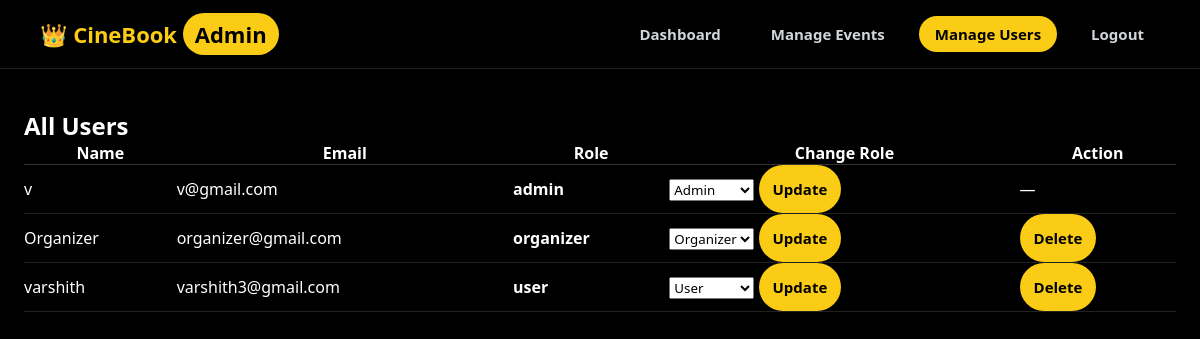
/admin/users (signed in), run on an earlier commit of the app's database.
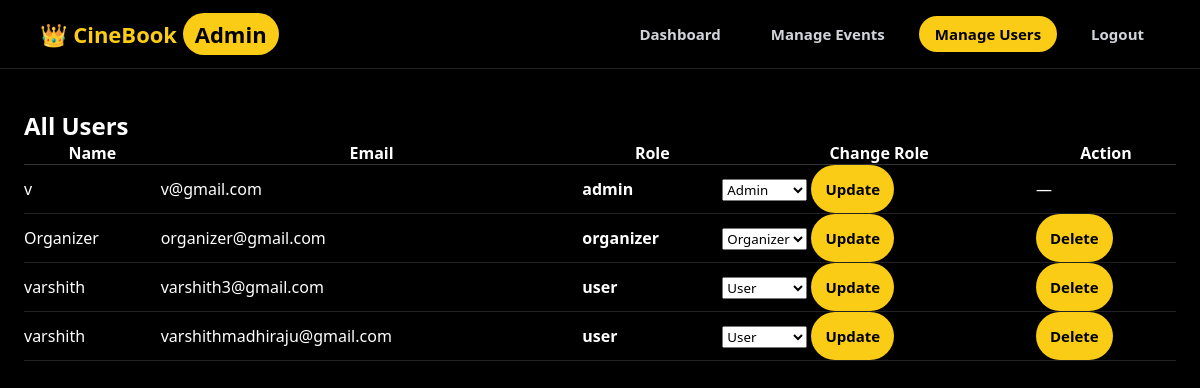
And on a later commit of the database.
### tables this page shows
CREATE TABLE users (
    id INTEGER PRIMARY KEY AUTOINCREMENT,
    name TEXT,
    email TEXT UNIQUE,
    password TEXT,
    role TEXT
);

### app.py (the view)
@app.route("/admin/users")
def admin_users():
    if session.get("role") != "admin":
        return redirect("/home")
    con = get_db()
    cur = con.cursor()
    cur.execute("SELECT id,name,email,role FROM users")
    users = cur.fetchall()
    con.close()
    return render_template("admin_users.html", users=users)

### app.py (called while the page is built)
def get_db():
    return sqlite3.connect("database.db", check_same_thread=False)

### templates/admin_users.html (shortened to what this page needs)
<!DOCTYPE html>
<html lang="en">
<head>
    <link rel="stylesheet" href="{{ url_for('static', filename='style.css') }}">
</head>
<body>
<header class="header">
    <div class="logo">👑 CineBook <span class="admin-badge">Admin</span></div>
    <nav class="nav">
        <a href="/admin/dashboard" class="nav-link">Dashboard</a>
        <a href="/admin/events" class="nav-link">Manage Events</a>
        <a href="/admin/users" class="btn-yellow">Manage Users</a>
        <a href="/logout" class="nav-link logout">Logout</a>
    </nav>
</header>
<section class="movies">
    <h2>All Users</h2>
    <table style="width:100%; color:white; border-collapse:collapse;">
        <thead>
            <tr style="border-bottom:1px solid #333;">
                <th>Name</th>
                <th>Email</th>
                <th>Role</th>
                <th>Change Role</th>
                <th>Action</th>
            </tr>
        </thead>
        <tbody>
        {% for u in users %}
            <tr style="border-bottom:1px solid #222;">
                <td>{{ u[1] }}</td>
                <td>{{ u[2] }}</td>
                <td><strong>{{ u[3] }}</strong></td>
                <td>
                    <form method="POST" action="/admin/users/role/{{ u[0] }}">
                        <select name="role">
                            <option value="user" {% if u[3]=='user' %}selected{% endif %}>User</option>
                            <option value="organizer" {% if u[3]=='organizer' %}selected{% endif %}>Organizer</option>
                            <option value="admin" {% if u[3]=='admin' %}selected{% endif %}>Admin</option>
                        </select>
                        <button type="submit" class="btn-yellow">Update</button>
                    </form>
                </td>
                <td>
                    {% if u[3] != 'admin' %}
                    <a href="/admin/users/delete/{{ u[0] }}"
                       class="btn-yellow"
                       onclick="return confirm('Delete this user?')">
                        Delete
                    </a>
                    {% else %}
                    —
                    {% endif %}
                </td>
            </tr>
        {% endfor %}
        </tbody>
    </table>
</section>
</body>
</html>

### static/style.css (style rules this page uses)
* { margin: 0; padding: 0; box-sizing: border-box; font-family: 'Segoe UI', sans-serif; }
body { background: #000; color: #fff; }
.header { display: flex; justify-content: space-between; align-items: center; padding: 16px 40px; border-bottom: 1px solid #222; }
.logo { color: #facc15; font-size: 22px; font-weight: bold; }
.nav { display: flex; align-items: center; gap: 18px; }
.nav a, .nav button { background: transparent; border: none; text-decoration: none; color: #d1d5db; font-weight: 600; font-size: 15px; padding: 8px 16px; border-radius: 999px; cursor: pointer; transition: all 0.25s ease; }
.btn-yellow { background: #facc15 !important; color: #000 !important; font-weight: 700; }
.movies { padding: 40px; }
.admin-badge { background: #facc15; color: black; padding: 6px 12px; border-radius: 999px; font-weight: bold; }
a { text-decoration: none; }
* { margin: 0; padding: 0; box-sizing: border-box; font-family: "Segoe UI", Tahoma, Geneva, Verdana, sans-serif; }
.btn-yellow { background: #facc15; color: #000; border: none; padding: 14px; border-radius: 999px; font-size: 15px; font-weight: 700; cursor: pointer; transition: all 0.3s ease; }
.movies { max-width: 1200px; margin: 0 auto; padding: 40px 24px 80px; }

What changed in the data, as far as the page shows it:
added users: name "varshith", email "varshithmadhiraju@gmail.com", role "user", role "User"
